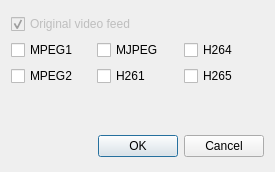
<?xml version="1.0" encoding="UTF-8"?>
<ui version="4.0">
 <class>CodecSelector</class>
 <widget class="QDialog" name="CodecSelector">
  <property name="geometry">
   <rect>
    <x>0</x>
    <y>0</y>
    <width>275</width>
    <height>172</height>
   </rect>
  </property>
  <property name="windowTitle">
   <string>Dialog</string>
  </property>
  <layout class="QVBoxLayout" name="verticalLayout">
   <item>
    <layout class="QGridLayout" name="gridLayout">
     <item row="0" column="0" colspan="3">
      <widget class="QCheckBox" name="checkBox">
       <property name="enabled">
        <bool>false</bool>
       </property>
       <property name="text">
        <string>Original video feed</string>
       </property>
       <property name="checkable">
        <bool>true</bool>
       </property>
       <property name="checked">
        <bool>true</bool>
       </property>
      </widget>
     </item>
     <item row="1" column="0">
      <widget class="QCheckBox" name="MPEG1">
       <property name="text">
        <string>MPEG1</string>
       </property>
      </widget>
     </item>
     <item row="1" column="1">
      <widget class="QCheckBox" name="MJPEG">
       <property name="text">
        <string>MJPEG</string>
       </property>
      </widget>
     </item>
     <item row="1" column="2">
      <widget class="QCheckBox" name="H264">
       <property name="text">
        <string>H264</string>
       </property>
      </widget>
     </item>
     <item row="2" column="0">
      <widget class="QCheckBox" name="MPEG2">
       <property name="text">
        <string>MPEG2</string>
       </property>
      </widget>
     </item>
     <item row="2" column="1">
      <widget class="QCheckBox" name="H261">
       <property name="text">
        <string>H261</string>
       </property>
      </widget>
     </item>
     <item row="2" column="2">
      <widget class="QCheckBox" name="H265">
       <property name="text">
        <string>H265</string>
       </property>
      </widget>
     </item>
    </layout>
   </item>
   <item>
    <spacer name="verticalSpacer">
     <property name="orientation">
      <enum>Qt::Vertical</enum>
     </property>
     <property name="sizeType">
      <enum>QSizePolicy::Minimum</enum>
     </property>
     <property name="sizeHint" stdset="0">
      <size>
       <width>20</width>
       <height>40</height>
      </size>
     </property>
    </spacer>
   </item>
   <item>
    <widget class="QDialogButtonBox" name="buttonBox">
     <property name="orientation">
      <enum>Qt::Horizontal</enum>
     </property>
     <property name="standardButtons">
      <set>QDialogButtonBox::Cancel|QDialogButtonBox::Ok</set>
     </property>
    </widget>
   </item>
  </layout>
 </widget>
 <resources/>
 <connections/>
</ui>
